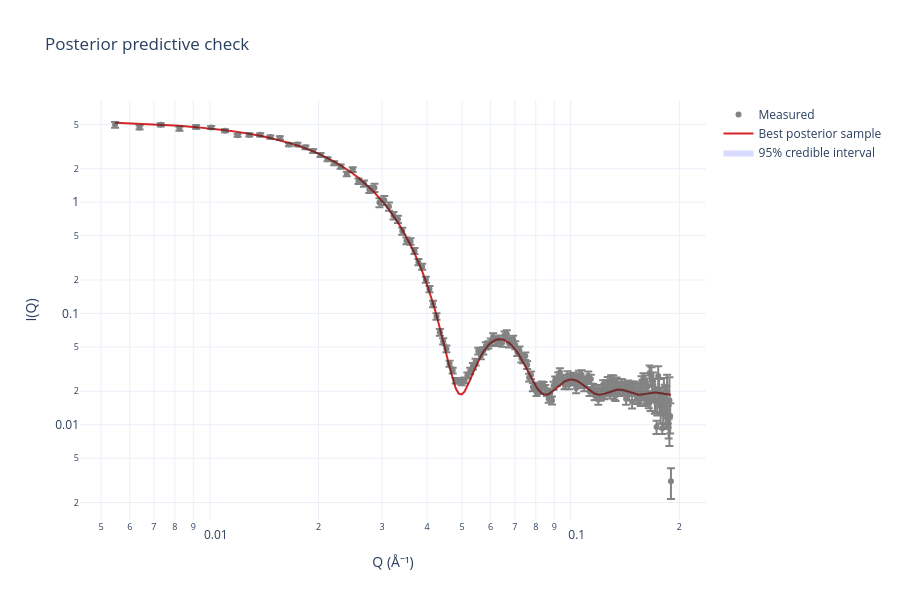

The notebook cell saved with this chart:
### Code cell
print('\nGenerating posterior predictive band...')
fitter.plot_posterior_predictive(style='band')

### Figure 1 — Plotly figure (JSON) as saved in the notebook; plotly's stock layout.template omitted (floating-point values rounded to 4 significant figures; data arrays with more than 128 entries replaced by an {"elided": "..."} marker saying what was removed)
{"data": [{"hoverinfo": "skip", "line": {"width": 0}, "mode": "lines", "showlegend": false, "type": "scatter", "x": {"elided": "200 float values"}, "y": {"elided": "200 float values"}}, {"fill": "tonexty", "fillcolor": "rgba(99, 110, 250, 0.25)", "line": {"width": 0}, "mode": "lines", "name": "95% credible interval", "type": "scatter", "x": {"elided": "200 float values"}, "y": {"elided": "200 float values"}}, {"line": {"color": "rgb(214, 39, 40)", "width": 2}, "mode": "lines", "name": "Best posterior sample", "type": "scatter", "x": {"elided": "200 float values"}, "y": {"elided": "200 float values"}}, {"error_y": {"array": {"elided": "200 float values"}, "type": "data", "visible": true}, "marker": {"color": "rgb(50, 50, 50)", "size": 6}, "mode": "markers", "name": "Measured", "opacity": 0.6, "type": "scatter", "x": {"elided": "200 float values"}, "y": {"elided": "200 float values"}}], "layout": {"height": 600, "title": {"text": "Posterior predictive check"}, "width": 900, "xaxis": {"title": {"text": "Q (Å⁻¹)"}, "type": "log"}, "yaxis": {"title": {"text": "I(Q)"}, "type": "log"}}}
